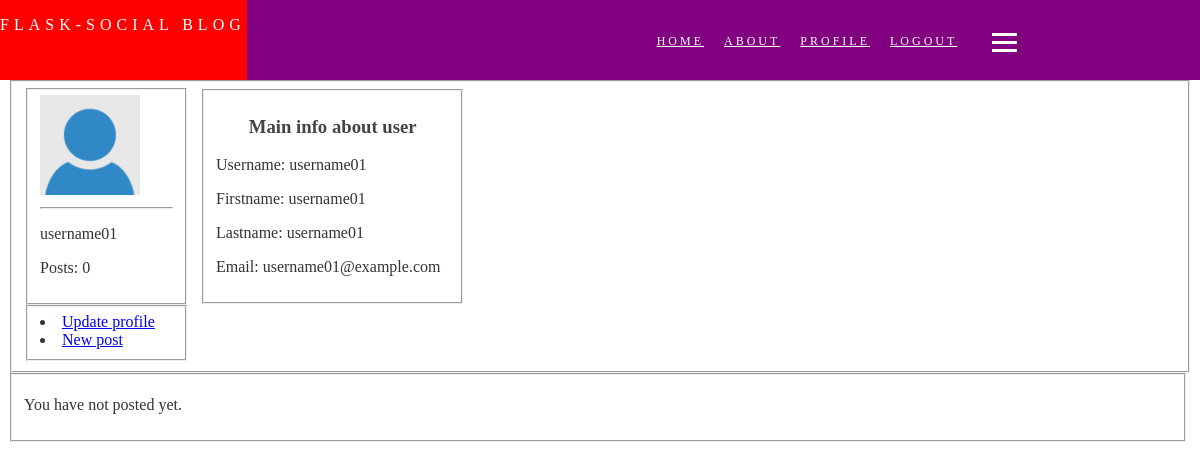
The app's page /username01 (signed in), older data.
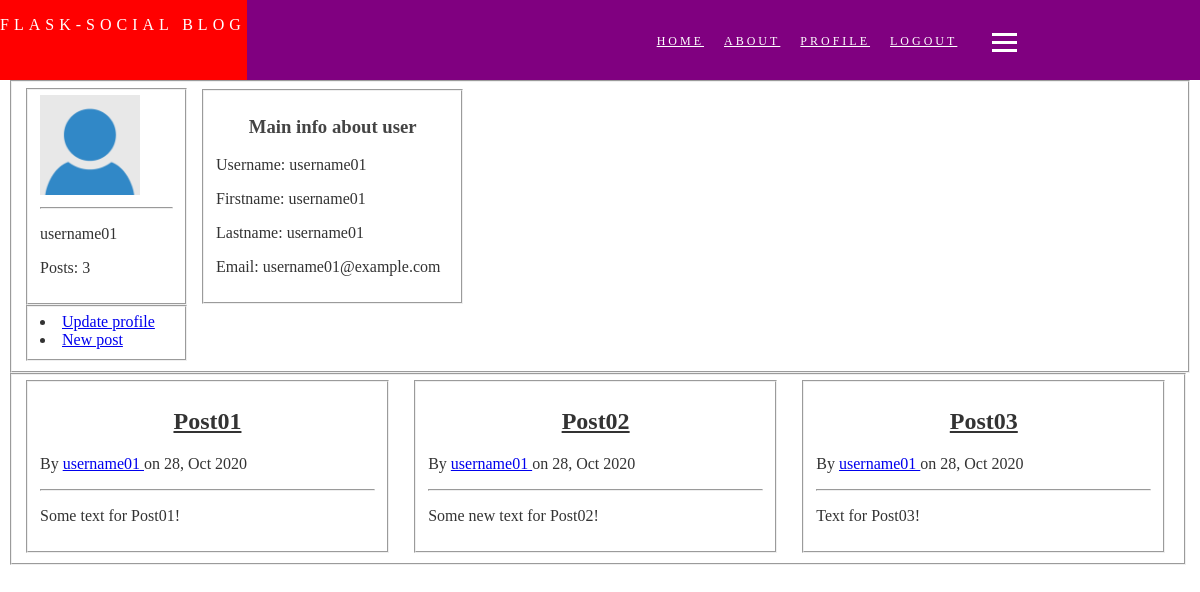
The same page, newer data.
### app/models.py (models this page shows, shortened)
class User(db.Model, UserMixin):
    id = db.Column(db.Integer, primary_key=True, autoincrement=True)
    firstname = db.Column(db.String(20), nullable=False)
    lastname = db.Column(db.String(20), nullable=False)
    username = db.Column(db.String(20), unique=True, nullable=False)
    email = db.Column(db.String(120), unique=True, nullable=False)
    password = db.Column(db.String(60), unique=True, nullable=False)
    image_file = db.Column(db.String(20), nullable=False, default='default.png')
    posts = db.relationship('Post',
                            backref='author',
                            primaryjoin="User.id==Post.author_id")
    comments = db.relationship('Comments',
                            backref='author',
                            primaryjoin="User.id==Comments.author_id")
    def __init__(self, firstname='', lastname='', username='', email='',
                 password=''):
        self.firstname = firstname
        self.lastname = lastname
        self.username = username
        self.email = email
        self.password = generate_password_hash(password)

class Post(db.Model):
    id = db.Column(db.Integer, primary_key=True, autoincrement=True)
    title = db.Column(db.String(100), nullable=False)
    date = db.Column(db.DateTime, nullable=False, default=datetime.utcnow)
    text = db.Column(db.Text, nullable=False)
    author_id = db.Column(db.Integer, db.ForeignKey('user.id'), nullable=False)
    comments = db.relationship('Comments', backref='post', lazy=True)

### app/user/views.py (the view)
@user_blueprint.route("/<username>", methods=['GET', 'POST'])
@login_required
def profile(username):
    user = User.query.filter_by(username=username).first()
    posts = Post.query.filter_by(author=user).all()
    num_posts = len(posts)
    image_file = url_for('static',
                        filename='profile_pictures/' + user.image_file)
    return render_template('profile.html',
                            image_file=image_file,
                            username=username,
                            firstname=user.firstname,
                            lastname=user.lastname,
                            email=user.email,
                            num_posts=num_posts,
                            posts=posts)

### app/models.py (called while the page is built)
@login_manager.user_loader
def load_user(id):
    u = User.query.get(id)
    return User(u.firstname, u.lastname, u.username, u.email, u.password)

### app/templates/user/profile.html (shortened to what this page needs)
{% extends "layout.html" %}
{% block content %}
	<form>
		<fieldset class="user-info-fieldset">
			<fieldset class="user-main-info">
				<img src="{{ image_file }}" width="100" height="100">
				<hr>
				<p>{{ username }}</p>
				<p>Posts: {{ num_posts }}</p>
			</fieldset>
			<fieldset class="user-info-btns">
				{% if current_user.username != username %}
					<li><a href="#">Follow</a></li>
					<li><a href="#">Message</a></li>
				{% else %}
					<li>
						<a href="{{ url_for('user.update_profile', username=username) }}">
							Update profile
						</a>
					</li>
					<li><a href="{{ url_for('posts.new') }}">New post</a></li>
				{% endif %}
			</fieldset>
			<fieldset class="user-info">
				<h3>Main info about user</h3>
				<p>Username: {{ username }}</p>
				<p>Firstname: {{ firstname }}</p>
				<p>Lastname: {{ lastname }}</p>
				<p>Email: {{ email }}</p>
			</fieldset>
		</fieldset>
		<fieldset class="feed-fieldset">
			{% if num_posts == 0 %}
				<p>
					{% if current_user.username == username %}
						You
					{% else %}
						{{ username }}
					{% endif %}
					have not posted yet.
				</p>
			{% else %}
				{% for post in posts %}
					<fieldset class="profile-posts-fieldset">
						<h2>
							<a href="{{ url_for('posts.posts', post_id=post.id) }}">
								{{ post.title }}
							</a>
						</h2>
						<p>
							By
							<a href="{{ url_for('user.profile', username=post.author.username) }}">
								{{ post.author.username }}
							</a>
							on {{ post.date.strftime('%d, %b %Y') }}
						</p>
						<hr>
						<p>{{ post.text }}</p>
					</fieldset>
				{% endfor %}
			{% endif %}
		</fieldset>
	</form>
{% endblock content %}

### app/templates/layout.html (shortened to what this page needs)
<!DOCTYPE html>
<html lang="en">
	<head>
		<link rel="stylesheet" type="text/css" href="{{ url_for('static', filename='main.css') }}">
		<link rel="stylesheet" type="text/css" href="{{ url_for('static', filename='auth.css') }}">
		<link rel="stylesheet" type="text/css" href="{{ url_for('static', filename='navigation.css') }}">
		<link rel="stylesheet" type="text/css" href="{{ url_for('static', filename='buttons.css') }}">
		<link rel="stylesheet" type="text/css" href="{{ url_for('static', filename='post.css') }}">
		<link rel="stylesheet" type="text/css" href="{{ url_for('static', filename='comments.css') }}">
		<link rel="stylesheet" type="text/css" href="{{ url_for('static', filename='profile.css') }}">
		<link rel="stylesheet" type="text/css" href="{{ url_for('static', filename='feed.css') }}">
	</head>
	<body>
		<nav>
			<div class="logo">
				<p>Flask-social blog</p>
			</div>
			<ul class="nav-links">
				<li><a href="{{ url_for('home') }}">Home</a></li>
				<li><a href="{{ url_for('about') }}">About</a></li>
				{% if current_user.is_authenticated %}
					<li>
						<a href="{{ url_for('user.profile', username=current_user.username) }}">
							Profile
						</a>
					</li>
					<li>
						<a href="{{ url_for('auth.logout') }}">
							Logout
						</a>
					</li>
				{% else %}
					<li><a href="{{ url_for('auth.login') }}">Login</a></li>
					<li><a href="{{ url_for('auth.register') }}">Register</a></li>
				{% endif %}
			</ul>
			<div class="burger">
				<div class="line01"></div>
				<div class="line02"></div>
				<div class="line03"></div>
			</div>
		</nav>
		{% block content %}{% endblock %}
	</body>
</html>

### app/static/main.css (style rules this page uses)
body { background: #ffffff; color: #333333; margin-top: 5rem; }
h1, h2, h3, h4, h5, h6 { color: #444444; text-align: center; }
h2 a { color: #333333; }

### app/static/navigation.css (style rules this page uses)
nav { position: absolute; top: 0pt; left: 0pt; margin: 0; display: flex; align-items: center; min-height: 10vh; max-height: 10vh; width: 100%; background-color: purple; }
.logo { position: relative; margin: 0pt; color: rgb(255, 255, 255); text-transform: uppercase; letter-spacing: 5px; font-size: 16px; background-color: red; min-width: 185pt; max-width: 185pt; min-height: 10vh; max-height: 10vh; }
.nav-links { margin-left: 30%; display: flex; width: auto; }
.nav-links a { color: white; text-transform: uppercase; letter-spacing: 3px; font-size: 12px; }
.nav-links li { margin: 10px; list-style: none; }
.burger div { width: 25px; height: 3px; margin-left: 25px; margin-top: 5px; background-color: white; }

### app/static/profile.css (style rules this page uses)
.user-main-info, .user-info-btns { min-width: 100pt; max-width: 100pt; }
.user-info { position: absolute; top: 67pt; left: 150pt; min-width: 175pt; max-width: 500pt; }

### app/static/feed.css (style rules this page uses)
.feed-fieldset { width: 97%; display: grid; grid-template-columns: repeat(3, 1fr); grid-gap: 1em; }
.posts-fieldset, .profile-posts-fieldset { width: 90%; }

Row changes from the older to the newer data that the page shows:
added Post: title "Post01", author.username "username01", date "28, Oct 2020", text "Some text for Post01!"
added Post: title "Post02", author.username "username01", date "28, Oct 2020", text "Some new text for Post02!"
added Post: title "Post03", author.username "username01", date "28, Oct 2020", text "Text for Post03!"
Text that changed along with them:
{{ num_posts }}: "0" → "3"
text no longer shown: "You have not posted yet."
